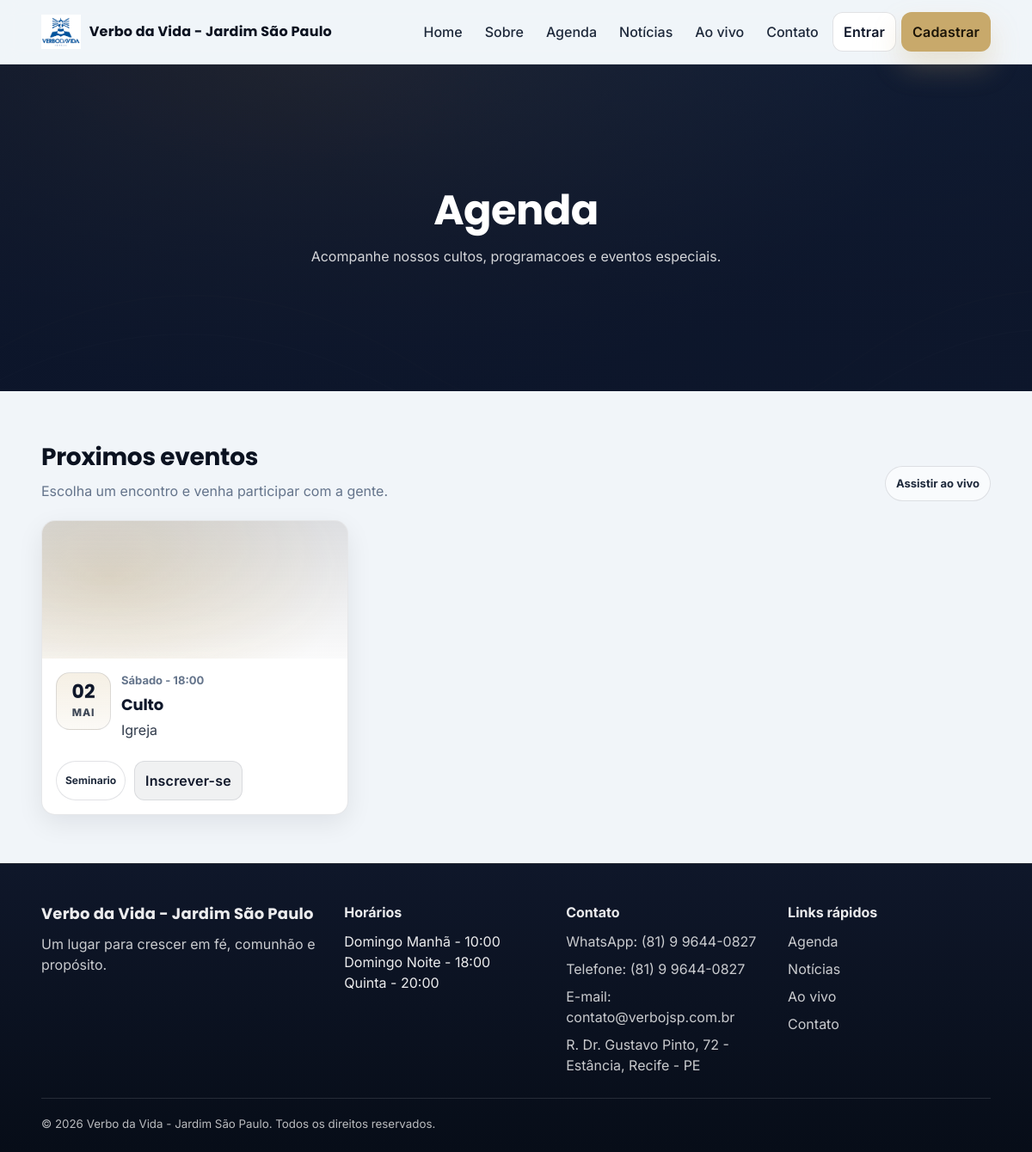
/agenda/, run on the app's committed database.
### core/models.py (models this page shows, shortened)
class SiteConfig(models.Model):
    nome_igreja = models.CharField(max_length=120, default="Verbo da Vida - Jardim São Paulo")
    Logo_img = models.ImageField("Logo", upload_to="logo/", blank=True, null=True)
    telefone = models.CharField("Telefone fixo", max_length=20, blank=True)
    whatsapp = models.CharField(
        "WhatsApp",
        max_length=20,
        blank=True,
        help_text="Ex: (81) 90000-0000",
    )
    email = models.EmailField("E-mail corporativo", blank=True)
    endereco = models.CharField(
        "Endereço completo",
        max_length=255,
        blank=True,
        help_text="Ex: R. Dr. Gustavo Pinto, 72 - Estância, Recife - PE, 50781-740",
    )
    instagram = models.URLField("Instagram", blank=True, help_text="Link completo do perfil")
    facebook = models.URLField("Facebook", blank=True, help_text="Link completo da página")
    texto_institucional = models.TextField(
        "Texto institucional curto",
        blank=True,
        help_text="Usado no rodapé ou banners pequenos. Exemplo: 'Um lugar para crescer em fé...'",
    )
    horarios_cultos = models.TextField(
        "Horários principais",
        blank=True,
        help_text="Exibidos na home e footer. Coloque um por linha. Ex: 'Domingo — 19:00'",
    )
    youtube_embed_url = models.URLField(
        "Link Ao Vivo (YouTube)",
        blank=True,
        help_text="Cole uma URL do YouTube nos formatos embed, watch ou youtu.be.",
    )
    hero_home = models.ImageField(
        "Hero da Home",
        upload_to="site/heroes/",
        blank=True,
        null=True,
        help_text="Imagem de fundo usada no topo da pagina inicial.",
    )
    hero_sobre = models.ImageField(
        "Hero do Sobre",
        upload_to="site/heroes/",
        blank=True,
        null=True,
        help_text="Imagem de fundo usada no topo da pagina Sobre.",
    )
    hero_agenda = models.ImageField(
        "Hero da Agenda",
        upload_to="site/heroes/",
        blank=True,
        null=True,
        help_text="Imagem de fundo usada no topo da pagina Agenda.",
    )
    hero_noticias = models.ImageField(
        "Hero das Noticias",
        upload_to="site/heroes/",
        blank=True,
        null=True,
        help_text="Imagem de fundo usada no topo da pagina de noticias.",
    )
    hero_ao_vivo = models.ImageField(
        "Hero do Ao Vivo",
        upload_to="site/heroes/",
        blank=True,
        null=True,
        help_text="Imagem de fundo usada no topo da pagina Ao Vivo.",
    )
    hero_contato = models.ImageField(
        "Hero do Contato",
        upload_to="site/heroes/",
        blank=True,
        null=True,
        help_text="Imagem de fundo usada no topo da pagina Contato.",
    )
    mapa_embed_url = models.URLField(
        "Link de incorporação do Google Maps",
        max_length=2000,
        blank=True,
        help_text="Cole a URL usada no iframe de incorporação do Google Maps.",
    )
    atualizado_em = models.DateTimeField(auto_now=True)
    class Meta:
        verbose_name = "Configuração do site"
        verbose_name_plural = "Configuração do site"

### eventos/models.py (models this page shows, shortened)
class Evento(models.Model):
    class TipoEvento(models.TextChoices):
        CONFERENCIA = "conferencia", "Conferencia"
        SEMINARIO = "seminario", "Seminario"
        ENCONTRO = "encontro", "Encontro"
        TREINAMENTO = "treinamento", "Treinamento"
        CONGRESSO = "congresso", "Congresso"
        RETIRO = "retiro", "Retiro"
        ESPECIAL = "especial", "Evento especial"
    titulo = models.CharField(max_length=200)
    descricao = models.TextField(blank=True)
    data_inicio = models.DateField()
    data_fim = models.DateField(blank=True, null=True)
    horario = models.TimeField()
    local = models.CharField(max_length=200, blank=True)
    tipo = models.CharField(
        max_length=20,
        choices=TipoEvento.choices,
        blank=True,
    )
    imagem = models.ImageField(upload_to="eventos/", blank=True, null=True)
    capacidade_maxima = models.PositiveIntegerField(blank=True, null=True)
    publicado = models.BooleanField(default=True)
    inscricoes_abertas = models.BooleanField(default=False)
    destaque_home = models.BooleanField(default=False)
    criado_em = models.DateTimeField(auto_now_add=True)
    atualizado_em = models.DateTimeField(auto_now=True)
    class Meta:
        ordering = ["data_inicio", "horario"]
        verbose_name = "Evento"
        verbose_name_plural = "Eventos"

### eventos/views.py (the view)
# urls.py: path("agenda/", views.agenda, name="agenda"),
def agenda(request):
    hoje = timezone.localdate()
    eventos = (
        Evento.objects
        .filter(publicado=True, data_inicio__gte=hoje)
        .order_by("data_inicio", "horario")
    )
    return render(request, "eventos/agenda.html", {"eventos": eventos})

### core/context_processors.py (called while the page is built)
def site_config(request):
    site, _ = SiteConfig.objects.get_or_create(id=1)
    return {
        "site": site
    }

### usuarios/context_processors.py (called while the page is built, shortened)
def internal_permissions(request):
    if not request.user.is_authenticated:
        return {
            "can_view_departamentos": False,
            "can_manage_departamentos": False,
            "can_manage_escalas": False,
            "can_view_infantil": False,
            "can_view_secretaria": False,
            "can_view_midia": False,
            "can_manage_eventos": False,
        }

### templates/eventos/agenda.html (shortened to what this page needs)
{% extends "base.html" %}
{% block content %}
  <div class="agenda">
    {% include "components/hero.html" with titulo="Agenda" descricao="Acompanhe nossos cultos, programacoes e eventos especiais." imagem_fundo=site.hero_agenda %}
    <section class="section section--light">
      <div class="container">
        <div class="section__head">
          <div>
            <h2 class="section__title">Proximos eventos</h2>
            <p class="section__subtitle">Escolha um encontro e venha participar com a gente.</p>
          </div>
          <a class="link-pill" href="{% url 'core:ao_vivo' %}">Assistir ao vivo</a>
        </div>
        <div class="grid grid--3">
          {% for evento in eventos %}
            <article class="event-card">
              {% if evento.imagem %}
                <div class="event-card__image">
                  <img src="{{ evento.imagem.url }}" alt="Imagem do evento {{ evento.titulo }}">
                </div>
              {% else %}
                <div class="event-card__image" aria-hidden="true"></div>
              {% endif %}
              <div class="event-card__top">
                <div class="event-date">
                  <div class="event-date__day">{{ evento.data_inicio|date:"d" }}</div>
                  <div class="event-date__month">{{ evento.data_inicio|date:"M" }}</div>
                </div>
                <div class="event-card__meta">
                  <div class="event-card__time">{{ evento.data_inicio|date:"l" }} - {{ evento.horario|time:"H:i" }}</div>
                  <h3 class="event-card__title">{{ evento.titulo }}</h3>
                  <p class="event-card__desc">{{ evento.local }}</p>
                </div>
              </div>
              <div class="event-card__actions">
                <span class="badge">{{ evento.get_tipo_display }}</span>
                {% if evento.inscricoes_abertas %}
                  <a class="btn btn--soft btn--sm" href="{% url 'usuarios:eventos:inscrever' evento.pk %}">Inscrever-se</a>
                {% endif %}
              </div>
            </article>
          {% empty %}
            <div class="empty-state">
              <h3 class="section__title">Nenhum evento cadastrado</h3>
              <p class="section__subtitle">Volte em breve para acompanhar nossa proxima programacao.</p>
            </div>
          {% endfor %}
        </div>
      </div>
    </section>
  </div>
{% endblock %}

### templates/base.html (shortened to what this page needs)
{% load static %}
<!doctype html>
<html lang="pt-br">
  <head>
    <link rel="stylesheet" href="{% static 'css/styles.css' %}" />
  </head>
  <body class="page">
    <header class="header">
      <div class="container header__inner">
        <a class="logo" href="{% url 'core:home' %}">
          {% if site.Logo_img %}
            <img src="{{ site.Logo_img.url }}" alt="Logo" class="logo__img" />
          {% else %}
            <span class="logo__mark"></span>
          {% endif %}
          <span class="logo__text">{{ site.nome_igreja|default:"Portal" }}</span>
        </a>
        <nav class="nav" aria-label="Navegação principal">
          <a class="nav__link" href="{% url 'core:home' %}">Home</a>
          <a class="nav__link" href="{% url 'core:sobre' %}">Sobre</a>
          <a class="nav__link" href="{% url 'eventos:agenda' %}">Agenda</a>
          <a class="nav__link" href="{% url 'noticias:lista' %}">Notícias</a>
          <a class="nav__link" href="{% url 'core:ao_vivo' %}">Ao vivo</a>
          <a class="nav__link" href="{% url 'core:contato' %}">Contato</a>
          {% if user.is_authenticated %}
            <a class="btn btn--soft btn--sm" href="{% url 'usuarios:dashboard' %}">Painel</a>
          {% else %}
            <a class="btn btn--outline btn--sm" href="{% url 'usuarios:login' %}">Entrar</a>
            <a class="btn btn--primary btn--sm" href="{% url 'usuarios:registro' %}">Cadastrar</a>
          {% endif %}
        </nav>
      </div>
    </header>
    <main>
      {% block content %}{% endblock %}
    </main>
    <footer class="footer">
      <div class="container footer__grid">
        <div class="footer__col">
          <div class="footer__brand">{{ site.nome_igreja|default:"Portal" }}</div>
          <p class="footer__text">
            {{ site.texto_institucional|default:"Um lugar para crescer em fé, comunhão e propósito." }}
          </p>
        </div>
        <div class="footer__col">
          <div class="footer__title">Horários</div>
          <div class="footer__text" style="color: var(--text-muted);">
            {{ site.horarios_cultos|default:"Domingo — 09:00\nDomingo — 19:00\nQuarta — 20:00"|linebreaksbr }}
          </div>
        </div>
        <div class="footer__col">
          <div class="footer__title">Contato</div>
          <ul class="footer__list">
            {% if site.whatsapp %}<li>WhatsApp: {{ site.whatsapp }}</li>{% endif %}
            {% if site.telefone %}<li>Telefone: {{ site.telefone }}</li>{% endif %}
            {% if site.email %}<li>E-mail: {{ site.email }}</li>{% endif %}
            {% if site.endereco %}<li>{{ site.endereco }}</li>{% endif %}
          </ul>
        </div>
        <div class="footer__col">
          <div class="footer__title">Links rápidos</div>
          <ul class="footer__list">
            <li><a class="footer__link" href="{% url 'eventos:agenda' %}">Agenda</a></li>
            <li><a class="footer__link" href="{% url 'noticias:lista' %}">Notícias</a></li>
            <li><a class="footer__link" href="{% url 'core:ao_vivo' %}">Ao vivo</a></li>
            <li><a class="footer__link" href="{% url 'core:contato' %}">Contato</a></li>
          </ul>
        </div>
      </div>
      <div class="container footer__bottom">
        <small>© {% now "Y" %} {{ site.nome_igreja|default:"Portal" }}. Todos os direitos reservados.</small>
      </div>
    </footer>
  </body>
</html>

### data on the page
SiteConfig: Logo_img (picture), nome_igreja "Verbo da Vida - Jardim São Paulo", texto_institucional "Um lugar para crescer em fé, comunhão e propósito.", horarios_cultos "Domingo Manhã - 10:00 Domingo Noite - 18:00 Quinta - 20:00", whatsapp "(81) 9 9644-0827", telefone "(81) 9 9644-0827", email "contato@verbojsp.com.br", endereco "R. Dr. Gustavo Pinto, 72 - Estância, Recife - PE"
Evento: data_inicio "02", data_inicio "MAI", data_inicio "Sábado", horario "18:00", titulo "Culto", local "Igreja", tipo "Seminario", inscricoes_abertas "Inscrever-se"

### other printed values
{{ titulo }} "Agenda"
{{ descricao }} "Acompanhe nossos cultos, programacoes e eventos especiais."
